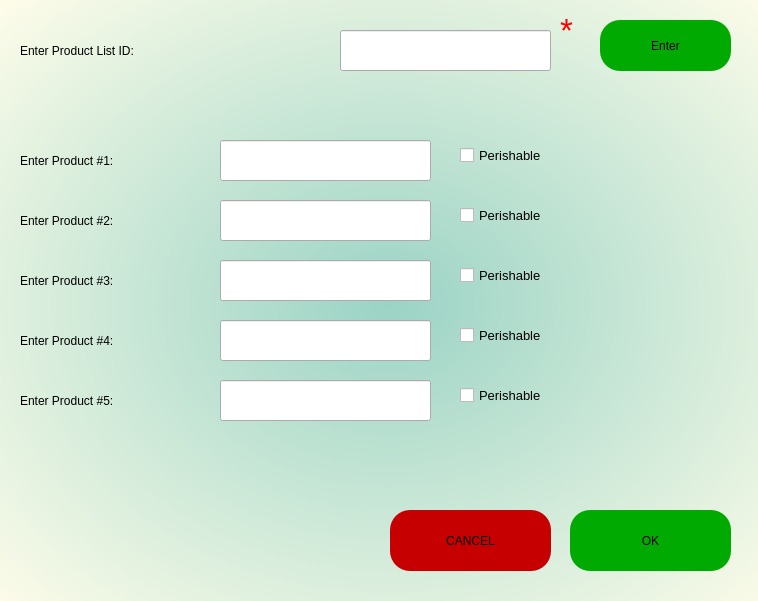
<?xml version="1.0" encoding="UTF-8"?>
<ui version="4.0">
 <class>editProductsList</class>
 <widget class="QWidget" name="editProductsList">
  <property name="geometry">
   <rect>
    <x>0</x>
    <y>0</y>
    <width>758</width>
    <height>601</height>
   </rect>
  </property>
  <property name="windowTitle">
   <string>Edit Food List</string>
  </property>
  <widget class="QWidget" name="widget" native="true">
   <property name="geometry">
    <rect>
     <x>0</x>
     <y>0</y>
     <width>761</width>
     <height>601</height>
    </rect>
   </property>
   <property name="styleSheet">
    <string notr="true">QWidget#widget{
background-color:qradialgradient(spread:pad, cx:0.512, cy:0.511364, radius:0.73, fx:0.511, fy:0.505364, stop:0 rgba(154, 211, 197, 255), stop:1 rgba(255, 253, 234, 255));}</string>
   </property>
   <widget class="QLabel" name="label_5">
    <property name="geometry">
     <rect>
      <x>20</x>
      <y>140</y>
      <width>201</width>
      <height>41</height>
     </rect>
    </property>
    <property name="styleSheet">
     <string notr="true">font: 18pt &quot;MS Shell Dlg 2&quot;;</string>
    </property>
    <property name="text">
     <string>Enter Product #1:</string>
    </property>
   </widget>
   <widget class="QPushButton" name="okButton">
    <property name="geometry">
     <rect>
      <x>570</x>
      <y>510</y>
      <width>161</width>
      <height>61</height>
     </rect>
    </property>
    <property name="palette">
     <palette>
      <active>
       <colorrole role="Button">
        <brush brushstyle="SolidPattern">
         <color alpha="255">
          <red>0</red>
          <green>170</green>
          <blue>0</blue>
         </color>
        </brush>
       </colorrole>
       <colorrole role="Base">
        <brush brushstyle="SolidPattern">
         <color alpha="255">
          <red>0</red>
          <green>170</green>
          <blue>0</blue>
         </color>
        </brush>
       </colorrole>
       <colorrole role="Window">
        <brush brushstyle="SolidPattern">
         <color alpha="255">
          <red>0</red>
          <green>170</green>
          <blue>0</blue>
         </color>
        </brush>
       </colorrole>
      </active>
      <inactive>
       <colorrole role="Button">
        <brush brushstyle="SolidPattern">
         <color alpha="255">
          <red>0</red>
          <green>170</green>
          <blue>0</blue>
         </color>
        </brush>
       </colorrole>
       <colorrole role="Base">
        <brush brushstyle="SolidPattern">
         <color alpha="255">
          <red>0</red>
          <green>170</green>
          <blue>0</blue>
         </color>
        </brush>
       </colorrole>
       <colorrole role="Window">
        <brush brushstyle="SolidPattern">
         <color alpha="255">
          <red>0</red>
          <green>170</green>
          <blue>0</blue>
         </color>
        </brush>
       </colorrole>
      </inactive>
      <disabled>
       <colorrole role="Button">
        <brush brushstyle="SolidPattern">
         <color alpha="255">
          <red>0</red>
          <green>170</green>
          <blue>0</blue>
         </color>
        </brush>
       </colorrole>
       <colorrole role="Base">
        <brush brushstyle="SolidPattern">
         <color alpha="255">
          <red>0</red>
          <green>170</green>
          <blue>0</blue>
         </color>
        </brush>
       </colorrole>
       <colorrole role="Window">
        <brush brushstyle="SolidPattern">
         <color alpha="255">
          <red>0</red>
          <green>170</green>
          <blue>0</blue>
         </color>
        </brush>
       </colorrole>
      </disabled>
     </palette>
    </property>
    <property name="styleSheet">
     <string notr="true">border-radius: 20px;
background-color: rgb(0, 170, 0);
font: 75 18pt &quot;MS Shell Dlg 2&quot;;</string>
    </property>
    <property name="text">
     <string>OK</string>
    </property>
   </widget>
   <widget class="QLabel" name="label_6">
    <property name="geometry">
     <rect>
      <x>20</x>
      <y>200</y>
      <width>201</width>
      <height>41</height>
     </rect>
    </property>
    <property name="styleSheet">
     <string notr="true">font: 18pt &quot;MS Shell Dlg 2&quot;;</string>
    </property>
    <property name="text">
     <string>Enter Product #2:</string>
    </property>
   </widget>
   <widget class="QLabel" name="label_7">
    <property name="geometry">
     <rect>
      <x>20</x>
      <y>260</y>
      <width>201</width>
      <height>41</height>
     </rect>
    </property>
    <property name="styleSheet">
     <string notr="true">font: 18pt &quot;MS Shell Dlg 2&quot;;</string>
    </property>
    <property name="text">
     <string>Enter Product #3:</string>
    </property>
   </widget>
   <widget class="QLabel" name="label_8">
    <property name="geometry">
     <rect>
      <x>20</x>
      <y>320</y>
      <width>201</width>
      <height>41</height>
     </rect>
    </property>
    <property name="styleSheet">
     <string notr="true">font: 18pt &quot;MS Shell Dlg 2&quot;;</string>
    </property>
    <property name="text">
     <string>Enter Product #4:</string>
    </property>
   </widget>
   <widget class="QLabel" name="label_9">
    <property name="geometry">
     <rect>
      <x>20</x>
      <y>380</y>
      <width>201</width>
      <height>41</height>
     </rect>
    </property>
    <property name="styleSheet">
     <string notr="true">font: 18pt &quot;MS Shell Dlg 2&quot;;</string>
    </property>
    <property name="text">
     <string>Enter Product #5:</string>
    </property>
   </widget>
   <widget class="QLineEdit" name="lineEdit">
    <property name="geometry">
     <rect>
      <x>220</x>
      <y>140</y>
      <width>211</width>
      <height>41</height>
     </rect>
    </property>
   </widget>
   <widget class="QLineEdit" name="lineEdit_2">
    <property name="geometry">
     <rect>
      <x>220</x>
      <y>200</y>
      <width>211</width>
      <height>41</height>
     </rect>
    </property>
   </widget>
   <widget class="QLineEdit" name="lineEdit_3">
    <property name="geometry">
     <rect>
      <x>220</x>
      <y>260</y>
      <width>211</width>
      <height>41</height>
     </rect>
    </property>
   </widget>
   <widget class="QLineEdit" name="lineEdit_4">
    <property name="geometry">
     <rect>
      <x>220</x>
      <y>320</y>
      <width>211</width>
      <height>41</height>
     </rect>
    </property>
   </widget>
   <widget class="QLineEdit" name="lineEdit_5">
    <property name="geometry">
     <rect>
      <x>220</x>
      <y>380</y>
      <width>211</width>
      <height>41</height>
     </rect>
    </property>
   </widget>
   <widget class="QLabel" name="label_4">
    <property name="geometry">
     <rect>
      <x>20</x>
      <y>30</y>
      <width>321</width>
      <height>41</height>
     </rect>
    </property>
    <property name="styleSheet">
     <string notr="true">font: 25pt &quot;MS Shell Dlg 2&quot;;</string>
    </property>
    <property name="text">
     <string>Enter Product List ID:</string>
    </property>
   </widget>
   <widget class="QLabel" name="label_10">
    <property name="geometry">
     <rect>
      <x>710</x>
      <y>110</y>
      <width>131</width>
      <height>41</height>
     </rect>
    </property>
    <property name="styleSheet">
     <string notr="true">font: 20pt &quot;MS Shell Dlg 2&quot;;</string>
    </property>
    <property name="text">
     <string/>
    </property>
   </widget>
   <widget class="QCheckBox" name="checkBox">
    <property name="geometry">
     <rect>
      <x>460</x>
      <y>140</y>
      <width>111</width>
      <height>31</height>
     </rect>
    </property>
    <property name="font">
     <font>
      <pointsize>10</pointsize>
     </font>
    </property>
    <property name="text">
     <string>Perishable</string>
    </property>
   </widget>
   <widget class="QCheckBox" name="checkBox_2">
    <property name="geometry">
     <rect>
      <x>460</x>
      <y>200</y>
      <width>111</width>
      <height>31</height>
     </rect>
    </property>
    <property name="font">
     <font>
      <pointsize>10</pointsize>
     </font>
    </property>
    <property name="text">
     <string>Perishable</string>
    </property>
   </widget>
   <widget class="QCheckBox" name="checkBox_3">
    <property name="geometry">
     <rect>
      <x>460</x>
      <y>260</y>
      <width>111</width>
      <height>31</height>
     </rect>
    </property>
    <property name="font">
     <font>
      <pointsize>10</pointsize>
     </font>
    </property>
    <property name="text">
     <string>Perishable</string>
    </property>
   </widget>
   <widget class="QCheckBox" name="checkBox_4">
    <property name="geometry">
     <rect>
      <x>460</x>
      <y>320</y>
      <width>111</width>
      <height>31</height>
     </rect>
    </property>
    <property name="font">
     <font>
      <pointsize>10</pointsize>
     </font>
    </property>
    <property name="text">
     <string>Perishable</string>
    </property>
   </widget>
   <widget class="QCheckBox" name="checkBox_5">
    <property name="geometry">
     <rect>
      <x>460</x>
      <y>380</y>
      <width>111</width>
      <height>31</height>
     </rect>
    </property>
    <property name="font">
     <font>
      <pointsize>10</pointsize>
     </font>
    </property>
    <property name="text">
     <string>Perishable</string>
    </property>
   </widget>
   <widget class="QPushButton" name="login_2">
    <property name="geometry">
     <rect>
      <x>390</x>
      <y>510</y>
      <width>161</width>
      <height>61</height>
     </rect>
    </property>
    <property name="styleSheet">
     <string notr="true">border-radius: 20px;
background-color: rgb(198, 0, 0);
font: 75 18pt &quot;MS Shell Dlg 2&quot;;</string>
    </property>
    <property name="text">
     <string>CANCEL</string>
    </property>
   </widget>
   <widget class="QLineEdit" name="lineEdit_6">
    <property name="geometry">
     <rect>
      <x>340</x>
      <y>30</y>
      <width>211</width>
      <height>41</height>
     </rect>
    </property>
   </widget>
   <widget class="QLabel" name="error1">
    <property name="geometry">
     <rect>
      <x>20</x>
      <y>80</y>
      <width>471</width>
      <height>41</height>
     </rect>
    </property>
    <property name="styleSheet">
     <string notr="true">font: 75 italic 12pt &quot;Century Gothic&quot;;color:red;</string>
    </property>
    <property name="text">
     <string/>
    </property>
   </widget>
   <widget class="QLabel" name="label_13">
    <property name="geometry">
     <rect>
      <x>560</x>
      <y>10</y>
      <width>21</width>
      <height>41</height>
     </rect>
    </property>
    <property name="font">
     <font>
      <family>MS Shell Dlg 2</family>
      <pointsize>25</pointsize>
      <weight>50</weight>
      <italic>false</italic>
      <bold>false</bold>
     </font>
    </property>
    <property name="styleSheet">
     <string notr="true">font: 25pt &quot;MS Shell Dlg 2&quot;;
color: rgb(255, 0, 0);</string>
    </property>
    <property name="text">
     <string>*</string>
    </property>
   </widget>
   <widget class="QPushButton" name="okButton_2">
    <property name="geometry">
     <rect>
      <x>600</x>
      <y>20</y>
      <width>131</width>
      <height>51</height>
     </rect>
    </property>
    <property name="palette">
     <palette>
      <active>
       <colorrole role="Button">
        <brush brushstyle="SolidPattern">
         <color alpha="255">
          <red>0</red>
          <green>170</green>
          <blue>0</blue>
         </color>
        </brush>
       </colorrole>
       <colorrole role="Base">
        <brush brushstyle="SolidPattern">
         <color alpha="255">
          <red>0</red>
          <green>170</green>
          <blue>0</blue>
         </color>
        </brush>
       </colorrole>
       <colorrole role="Window">
        <brush brushstyle="SolidPattern">
         <color alpha="255">
          <red>0</red>
          <green>170</green>
          <blue>0</blue>
         </color>
        </brush>
       </colorrole>
      </active>
      <inactive>
       <colorrole role="Button">
        <brush brushstyle="SolidPattern">
         <color alpha="255">
          <red>0</red>
          <green>170</green>
          <blue>0</blue>
         </color>
        </brush>
       </colorrole>
       <colorrole role="Base">
        <brush brushstyle="SolidPattern">
         <color alpha="255">
          <red>0</red>
          <green>170</green>
          <blue>0</blue>
         </color>
        </brush>
       </colorrole>
       <colorrole role="Window">
        <brush brushstyle="SolidPattern">
         <color alpha="255">
          <red>0</red>
          <green>170</green>
          <blue>0</blue>
         </color>
        </brush>
       </colorrole>
      </inactive>
      <disabled>
       <colorrole role="Button">
        <brush brushstyle="SolidPattern">
         <color alpha="255">
          <red>0</red>
          <green>170</green>
          <blue>0</blue>
         </color>
        </brush>
       </colorrole>
       <colorrole role="Base">
        <brush brushstyle="SolidPattern">
         <color alpha="255">
          <red>0</red>
          <green>170</green>
          <blue>0</blue>
         </color>
        </brush>
       </colorrole>
       <colorrole role="Window">
        <brush brushstyle="SolidPattern">
         <color alpha="255">
          <red>0</red>
          <green>170</green>
          <blue>0</blue>
         </color>
        </brush>
       </colorrole>
      </disabled>
     </palette>
    </property>
    <property name="styleSheet">
     <string notr="true">border-radius: 20px;
background-color: rgb(0, 170, 0);
font: 75 18pt &quot;MS Shell Dlg 2&quot;;</string>
    </property>
    <property name="text">
     <string>Enter</string>
    </property>
   </widget>
   <widget class="QLabel" name="error1_2">
    <property name="geometry">
     <rect>
      <x>10</x>
      <y>440</y>
      <width>471</width>
      <height>41</height>
     </rect>
    </property>
    <property name="styleSheet">
     <string notr="true">font: 75 italic 12pt &quot;Century Gothic&quot;;color:red;</string>
    </property>
    <property name="text">
     <string/>
    </property>
   </widget>
  </widget>
 </widget>
 <resources/>
 <connections/>
</ui>
